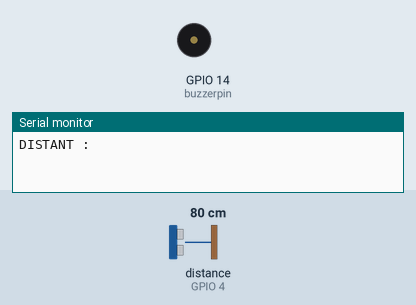
This sketch was run on a simulated ESP32. On the bench: buzzer (waves = sounding), the last lines printed to the serial monitor. Wiring (inferred from the names in the program): ultrasonic range finder: trigger GPIO 5; echo GPIO 4. Inputs (shaded band) come from the test bench; at power-on: distance to the obstacle (sensor on GPIO 4) 80 cm. The echo pulse lasts 58.3 µs per cm; WiFi joins after 1.5 s; servers stay silent unless stated.

Above: at 0.1 s.
At 18.2 s:
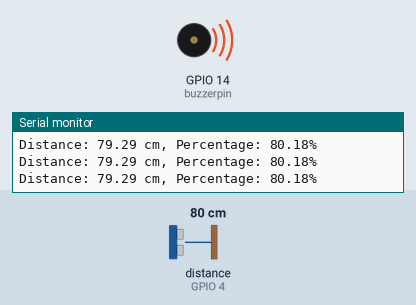
Timing chart, 0 to 20.6 s (numbered marks = the images above):
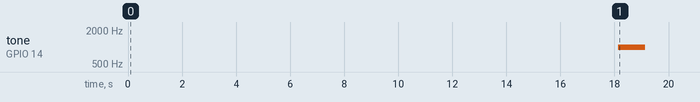

Measured:
- by itself, tone on GPIO 14 (buzzerpin): silent → 1000 Hz at 18.1 s, → silent 1.0 s later

The sketch:

ESP32_Ultrasonic.ino
```cpp
#define BLYNK_TEMPLATE_ID "TMPL6lqyOceVE"
#define BLYNK_TEMPLATE_NAME "345"
#define BLYNK_AUTH_TOKEN "F8i78OY5kmrr_o92uO7E4zaMf1lbYsyx"

#include <WiFi.h>
#include <WiFiClient.h>
#include <BlynkSimpleEsp32.h>

#define TRIG_PIN 5
#define ECHO_PIN 4
#define buzzerpin 14
#define BOTTLE_HEIGHT_CM 400

char ssid[] = "Wokwi-GUEST";
char pass[] = "";

bool buzzer_triggered = false;
bool buzzer_triggered2 = false;

unsigned long previousMillis = 0;
const long interval = 15000;

BlynkTimer timer;

void setup() {
  pinMode(TRIG_PIN, OUTPUT);
  pinMode(ECHO_PIN, INPUT);
  pinMode(buzzerpin, OUTPUT);

  Serial.begin(9600);
  Serial.print("DISTANT : ");

  Blynk.begin(BLYNK_AUTH_TOKEN, ssid, pass);
  timer.setInterval(1000L, sendSensorData); // ตั้งค่าการส่ง Data ทุกๆ 1 วินาที
}

void sendSensorData() {
  float dist = distance();
  float percentage = mapToPercentage(dist);
  Serial.print("Distance: ");
  Serial.print(dist);
  Serial.print(" cm, Percentage: ");
  Serial.print(percentage);
  Serial.println("%");

  if (percentageChanged(percentage)) {
    previousMillis = millis(); // รีเซ็ต timer
  }

  if (millis() - previousMillis >= interval) {
    if (!buzzer_triggered) {
    tone(buzzerpin, 1000);
    delay(1000);
    noTone(buzzerpin);
    buzzer_triggered = true;
  }; // แจ้งเตือนการดื่มน้ำทุกๆ 15 วินาที
  } else {
    buzzer_triggered = false;
  }

  Blynk.virtualWrite(V1, percentage); // ส่งค่า Percent ไปที่ Blynk
  Blynk.virtualWrite(V2, (millis() - previousMillis) / 1000); // ส่งค่า timer ไปที่ Blynk
}

bool percentageChanged(float newPercentage) { // ตรวจเช็คการเปลี่ยนแปลงของระดับน้ำเพิ่อใช้ในการแจ้งเตือนการดื่มน้ำ
  static float oldPercentage = -1;
  if (newPercentage != oldPercentage) {
    oldPercentage = newPercentage;
    return true;
  }
  return false;
}

float distance() { // ฟั่งชั่น distance ทำงานกับ sensor ultrasonic วัดระยะทางจากตัว sensor กับผิวน้ำ
  digitalWrite(TRIG_PIN, LOW);
  delayMicroseconds(2);
  digitalWrite(TRIG_PIN, HIGH);
  delayMicroseconds(10);
  digitalWrite(TRIG_PIN, LOW);

  long duration = pulseIn(ECHO_PIN, HIGH);

  float distance_cm = duration * 0.034 / 2; // นำค่าที่วัดได้จาก sensor มาเข้าสูตรการคำนวณเพื่อเปลี่ยนให้เป็นระยะทางแบบเซนติเมตร
  return distance_cm;
}

float mapToPercentage(float distance_cm) { // นำค่าระยะทางแบบเซนติเมตรในฟังชั่น distance มาคำนวณให้เป็น Percent
  float percentage = (1 - (distance_cm / BOTTLE_HEIGHT_CM)) * 100;
  if (percentage < 0) {
    return 0;
  } else if (percentage > 100) {
    return 100;
  } else {
    return percentage;
  }
}

void buzzer(float percentage) { // ฟั่งชั่น Buzzer
  if (percentage < 20 && !buzzer_triggered2) { // เมื่อปริมาณน้ำต่ำกว่า 20% ของขวดให้ทำการส่งเสียงแจ้งเตือนและตั้งค่าให้ปิดการแจ้งเตื่อน
    tone(buzzerpin, 1000);
    delay(1000);
    noTone(buzzerpin);
    buzzer_triggered2 = true;
  }
  if (percentage > 25 && buzzer_triggered2) { // เมื่อปริมาณน้ำมากกว่า 20% ทำการตั้งค่าให้เปิดการแจ้งเตื่อน
    buzzer_triggered2 = false;
  }
}

void loop() {
  float dist = distance();
  float percentage = mapToPercentage(dist);
  Serial.print("Distance: ");
  Serial.print(dist);
  Serial.print(" cm, Percentage: ");
  Serial.print(percentage);
  Serial.println("%");
  buzzer(percentage); // เรียกใช้ฟังชั่น Buzzer
  delay(1000);
  Blynk.run();
  timer.run(); // เริ่มการทำงานของ timer
}
```
